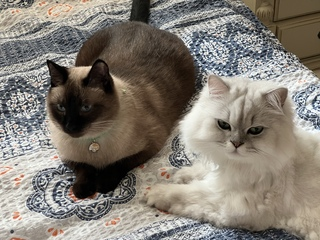
#> input picture cam/test/test.jpg, 320 x 240 px
$ python img2hex.py test.jpg --out out.png
#> lines starting #> are read from the running program, lines starting #| are printed output that depends on the picture
#> in main, img is the input picture: shape (240, 320, 3); mean B, G, R 116.5, 125.6, 132.1

import argparse
import os
import sys
import cv2
import numpy as np

def pack_rgb565(rgb):
    # rgb: HxWx3, uint8, RGB order
    r = (rgb[...,0] >> 3).astype(np.uint16)  # 5 bits
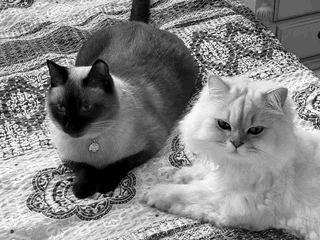
#> r: shape (240, 320) uint16; min 0, max 31, mean 16.1; drawn with min black and max white
    g = (rgb[...,1] >> 2).astype(np.uint16)  # 6 bits
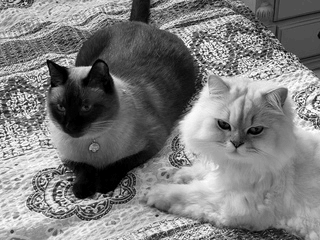
#> g: shape (240, 320) uint16; min 0, max 63, mean 31; drawn with min black and max white
    b = (rgb[...,2] >> 3).astype(np.uint16)  # 5 bits
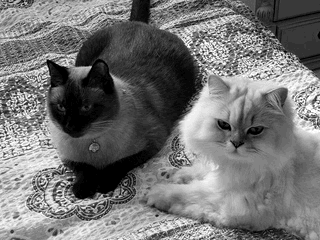
#> b: shape (240, 320) uint16; min 0, max 31, mean 14.1; drawn with min black and max white
    packed = (r << 11) | (g << 5) | b       # 16-bit RGB565
    return packed

def pack_rgb888(rgb):
    # Return uint32 with RRGGBB in the lower 24 bits
    r = rgb[...,0].astype(np.uint32)
    g = rgb[...,1].astype(np.uint32)
    b = rgb[...,2].astype(np.uint32)
    return (r << 16) | (g << 8) | b

def to_gray8(rgb):
    # standard luma transform
    gray = cv2.cvtColor(rgb, cv2.COLOR_RGB2GRAY)
    return gray.astype(np.uint8)

def write_hex_lines(arr, out_path, width, height, prefix='0x', little_endian=False, bytes_per_pixel=None):
    """
    arr: 2D (gray) or 2D of packed integer values (RGB565 or RGB888)
    Writes one pixel per line in row-major order, y from 0..H-1, x from 0..W-1.
    """
#> called with out_path = 'out.png', width = 320, height = 240, prefix = '0x', little_endian = False, bytes_per_pixel = 2
    with open(out_path, 'w', newline='\n') as f:
        if arr.ndim == 2:
            # grayscale or packed 16-bit/24-bit stored as 2D ints
            flat = arr.reshape(-1)
            for v in flat:
                if bytes_per_pixel == 1:  # GRAY8
                    s = f"{int(v):02X}"
                elif bytes_per_pixel == 2:  # RGB565
                    v = int(v) & 0xFFFF
                    if little_endian:
                        lo = v & 0xFF
                        hi = (v >> 8) & 0xFF
                        s = f"{lo:02X}{hi:02X}"
                    else:
                        s = f"{v:04X}"
                elif bytes_per_pixel == 3:  # RGB888
                    v = int(v) & 0xFFFFFF
                    if little_endian:
                        # little-endian byte order: BB GG RR
                        b =  v        & 0xFF
                        g = (v >> 8)  & 0xFF
                        r = (v >> 16) & 0xFF
                        s = f"{b:02X}{g:02X}{r:02X}"
                    else:
                        s = f"{v:06X}"  # RR GG BB
                else:
                    s = f"{int(v):X}"
                f.write(f"{prefix}{s}\n" if prefix else f"{s}\n")
#> this loop made 76800 passes
#> (v, s) on passes 1 to 12: (35952, '8C70'), (29548, '736C'), (54872, 'D658'), (42226, 'A4F2'), (27468, '6B4C'), (42226, 'A4F2'), (25388, '632C'), (14855, '3A07'), (27468, '6B4C'), (50678, 'C5F6'), (35887, '8C2F'), (44371, 'AD53')
#> v on pass 100: 59096
        else:
            raise ValueError("Unsupported array ndim")

def parse_size(s):
    if 'x' in s.lower():
        w,h = s.lower().split('x')
        return int(w), int(h)
    raise argparse.ArgumentError(None, "Size must be like 320x240")

def main():
    ap = argparse.ArgumentParser(description="Convert image to HEX lines for FPGA testbench.")
    ap.add_argument("input", help="Input image path (any format OpenCV supports)")
    ap.add_argument("--fmt", choices=["rgb565","rgb888","gray8"], default="rgb565",
                    help="Output pixel format (default: rgb565)")
    ap.add_argument("--size", default="320x240", help="Output size WxH (default: 320x240)")
    ap.add_argument("--out", required=True, help="Output .hex path")
    ap.add_argument("--no-0x", action="store_true", help="Do not prefix lines with 0x")
    ap.add_argument("--little-endian", action="store_true", help="Write bytes little-endian (rgb565/rgb888)")
    args = ap.parse_args()

    w,h = parse_size(args.size)

    img = cv2.imread(args.input, cv2.IMREAD_COLOR)
    if img is None:
        print(f"ERROR: failed to read image: {args.input}", file=sys.stderr)
        sys.exit(1)

    # Resize to requested size if different
    if img.shape[1] != w or img.shape[0] != h:
        img = cv2.resize(img, (w,h), interpolation=cv2.INTER_AREA)

    # BGR -> RGB
    rgb = cv2.cvtColor(img, cv2.COLOR_BGR2RGB)

    prefix = "" if args.no_0x else "0x"

    if args.fmt == "rgb565":
        packed = pack_rgb565(rgb).astype(np.uint16)
        write_hex_lines(packed, args.out, w, h, prefix=prefix, little_endian=args.little_endian, bytes_per_pixel=2)
    elif args.fmt == "rgb888":
        packed = pack_rgb888(rgb).astype(np.uint32)
        write_hex_lines(packed, args.out, w, h, prefix=prefix, little_endian=args.little_endian, bytes_per_pixel=3)
    else:  # gray8
        gray = to_gray8(rgb)
        write_hex_lines(gray, args.out, w, h, prefix=prefix, little_endian=False, bytes_per_pixel=1)

    print(f"OK: wrote {args.out} ({w}x{h}, fmt={args.fmt})")

if __name__ == "__main__":
    main()
